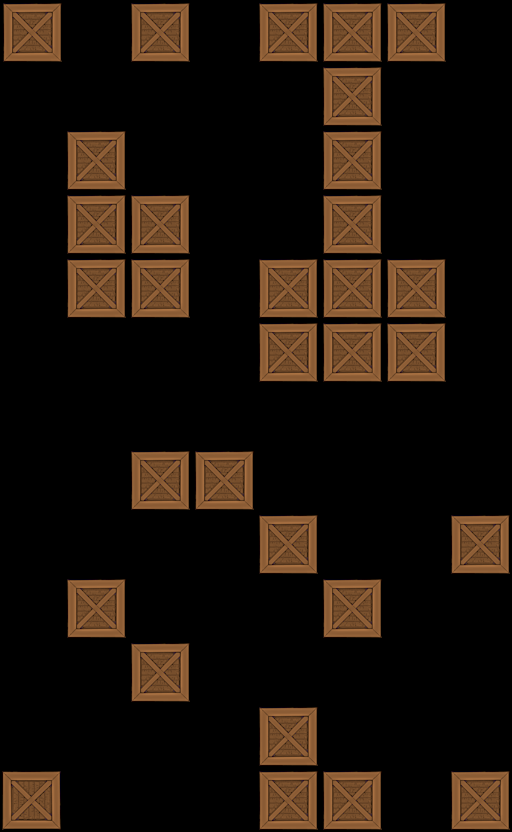

The image is a tile-based game level rendered from a .tmx file. Its description and source (layers, tilesets, objects; grid data summarised) follow:
An orthogonal 8x13 tile map with 64x64 px tiles, 1 tile layer (Tile Layer 1).

<map version="1.0" orientation="orthogonal" width="8" height="13" tilewidth="64" tileheight="64">
 <tileset firstgid="1" name="crate" tilewidth="64" tileheight="64">
  <image source="../../crate2.png" width="64" height="64" />
 </tileset>
 <layer name="Tile Layer 1" width="8" height="13">
  <data>[104 cells, 31 non-empty, 1 distinct tile ids]</data>
 </layer>
</map>
